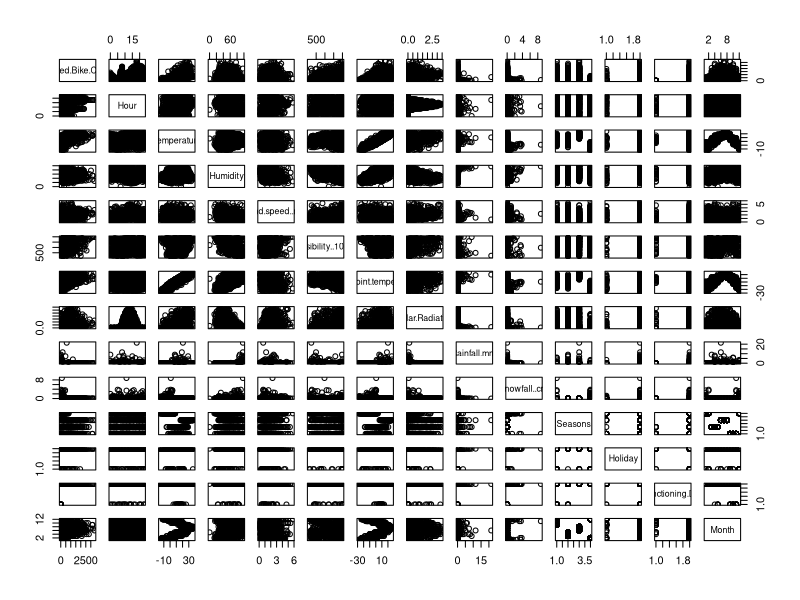

This figure's R source:
data <- read.csv('SeoulBikeData.csv') #load dataset

data$Date <- as.Date(gsub('/', '-', data$Date), format = "%d-%m-%Y") #convert 
#character into datetime format 
data$Month <- format(data$Date, "%m")
data$Month #Extract Month from columns (per suggestions by the professor)
drops <- c("Date")
#Drop date column as it's no longer useful anymore
data <- data[ , !(names(data) %in% drops)] 


df <- data[sample(nrow(data), size = 1000, replace = FALSE), ] 
#randomly sample 1000 data points for the purpose of this report
#response variable is Rented.Bike.Count, predictors are everything else

#Data preprocessing: Convert character columns into factor
df$Seasons <- factor(df$Seasons)
df$Holiday <- factor(df$Holiday)
df$Functioning.Day <- factor(df$Functioning.Day)
df$Month <- factor(df$Month)

pairs(df)
#from the graph we see dew point temperature and temperature have extremely high 
#positive correlation. Like I don't even need to look at R^2, the relationship
#LOOKS like a straight line lmao. As dew point temperature seems to have higher
#collinearity with humidity, drop dew point temperature column first.
df <- df[ , !(names(df) %in% c("Dew.point.temperature"))] 

#TODO: investigate relationship between Bikes rented and Hour 
#(maybe add predictor rush hour/not rush hour)
#and then start with full model (all variables + interaction)